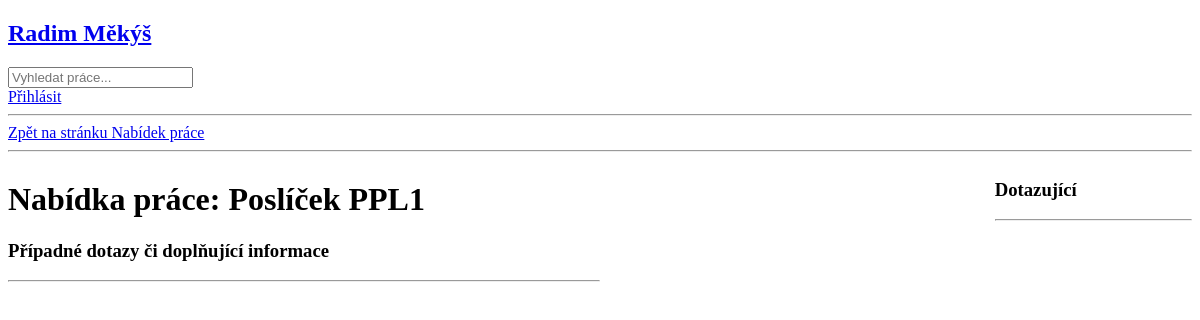
/Nabidky/room/2, run on an earlier commit of the app's database.
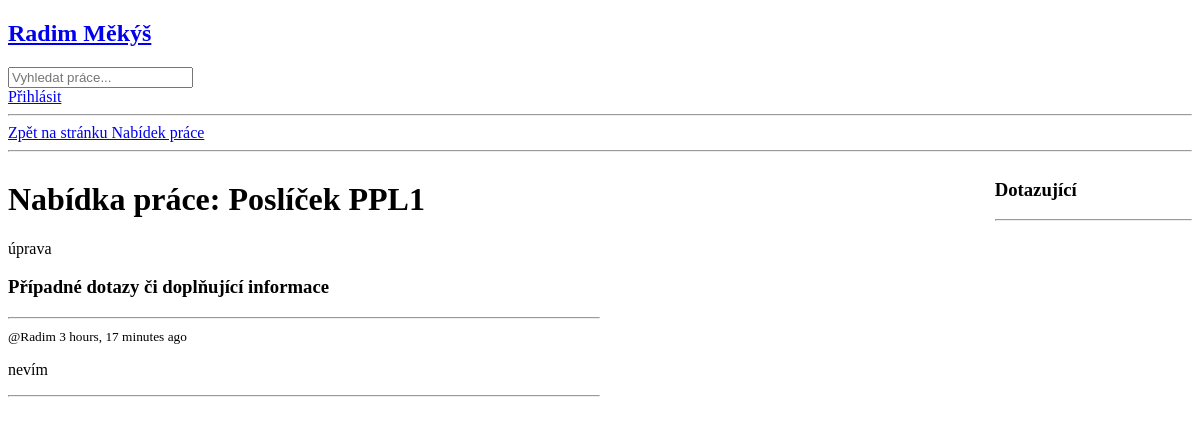
And on a later commit of the database.
### base/models.py (models this page shows, shortened)
class Room(models.Model):
    Zadávající = models.ForeignKey(User, on_delete=models.SET_NULL, null=True)
    typ_práce = models.ForeignKey(typprace, on_delete=models.SET_NULL, null=True)
    Nazev_pozice = models.CharField(max_length=20)
    Hodinový_plat = models.CharField(max_length=10, blank=True)
    Měsíční_mzda = models.CharField(max_length=10, blank=True)
    Hodiny_za_den = models.CharField(max_length=10, blank=True)
    Hodiny_za_měsíc = models.CharField(max_length=10, blank=True)
    popis_práce = models.TextField(null=True, blank=True)
    dotazující = models.ManyToManyField(User, related_name='dotazující', blank=True)
    updated = models.DateTimeField(auto_now=True)
    created = models.DateTimeField(auto_now_add=True)
    class Meta:
        ordering = ['-updated', '-created']

class Message(models.Model):
    user = models.ForeignKey(User, on_delete=models.CASCADE)
    room = models.ForeignKey(Room, on_delete=models.CASCADE)
    body = models.TextField()
    updated = models.DateTimeField(auto_now=True)
    created = models.DateTimeField(auto_now_add=True)

### base/views.py (the view, shortened to what this page needs)
# urls.py: path('Nabidky/room/<str:pk>', views.room, name="room"),
def room(request, pk):
    room = Room.objects.get(id=pk)
    room_messages = room.message_set.all().order_by('-created')
    dotazující = room.dotazující.all()
    context = {'room': room, 'room_messages': room_messages, 'dotazující': dotazující}
    return render(request, 'room.html', context)

### templates/room.html (shortened to what this page needs)
{% extends 'main.html' %}
{% block content %}
{% include 'navigacedonabidek.html' %}
<div class="room-container">
    <div>
        <h1> Nabídka práce: {{room.Nazev_pozice}}</h1>
        <p>{{room.popis_práce}}</p>
        <div class="comment wrapper">
            <h3>Případné dotazy či doplňující informace</h3>
            <hr>
            {% for message in room_messages %}
            <div>
                <small>@{{message.user}}  {{message.created|timesince}} ago</small>
                <p>{{message.body}}</p>
                <hr>
            </div>
            {% endfor %}
        </div>
    </div>
    <div>
    </div>
    <div>
        <h3>Dotazující</h3>
        <hr>
    </div>
</div>
{% endblock content %}

### templates/main.html (shortened to what this page needs)
<!DOCTYPE html>
<html>
<head>
</head>
<body>
    {% include 'navbar.html' %}
    {% block content%}
    {% endblock %}
</body>
</html>

### templates/navbar.html
<a href="/">
    <h2>Radim Měkýš</h2>
</a>
<form method="GET" action="/Nabidky/0/#?q=">
    <input type="text" name="q" placeholder="Vyhledat práce... " />
</form>
{% if request.user.is_authenticated %}
<p> Vítejte {{request.user}}</p>
<a href="{% url 'logout' %}">Odhlásit</a>
{% else %}
<a href="{% url 'login' %}"> Přihlásit</a>
{% endif %}
<hr>

### templates/navigacedonabidek.html (shortened to what this page needs)
<a href="/Nabidky/0">Zpět na stránku Nabídek práce</a>
<hr>

### templates/room.html (style rules this page uses)
.room-container { display: grid; grid-template-columns: 3fr 2fr 1fr; }

What changed in the data, as far as the page shows it:
changed Room "Poslíček PPL1": popis_práce (not shown) → "úprava"
added Message: user "Radim", created "3 hours, 17 minutes", body "nevím"
